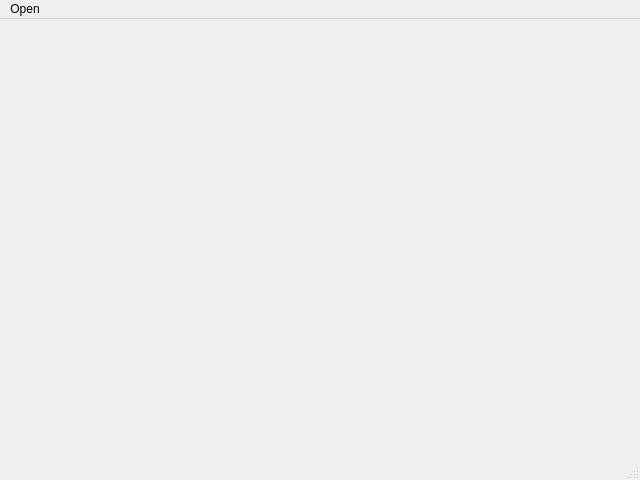
<?xml version="1.0" encoding="UTF-8"?>
<ui version="4.0">
 <class>s4SnapViewer</class>
 <widget class="QMainWindow" name="s4SnapViewer">
  <property name="geometry">
   <rect>
    <x>0</x>
    <y>0</y>
    <width>640</width>
    <height>480</height>
   </rect>
  </property>
  <property name="windowTitle">
   <string>MainWindow</string>
  </property>
  <widget class="QWidget" name="centralwidget"/>
  <widget class="QMenuBar" name="menubar">
   <property name="geometry">
    <rect>
     <x>0</x>
     <y>0</y>
     <width>640</width>
     <height>23</height>
    </rect>
   </property>
   <widget class="QMenu" name="menuOpen">
    <property name="title">
     <string>Open</string>
    </property>
    <addaction name="actionOpen_DB"/>
    <addaction name="actionOpen_Live"/>
   </widget>
   <addaction name="menuOpen"/>
  </widget>
  <widget class="QStatusBar" name="statusbar"/>
  <action name="actionOpen_DB">
   <property name="text">
    <string>Open DB</string>
   </property>
  </action>
  <action name="actionOpen_Live">
   <property name="text">
    <string>Open Live</string>
   </property>
  </action>
 </widget>
 <resources/>
 <connections/>
</ui>
